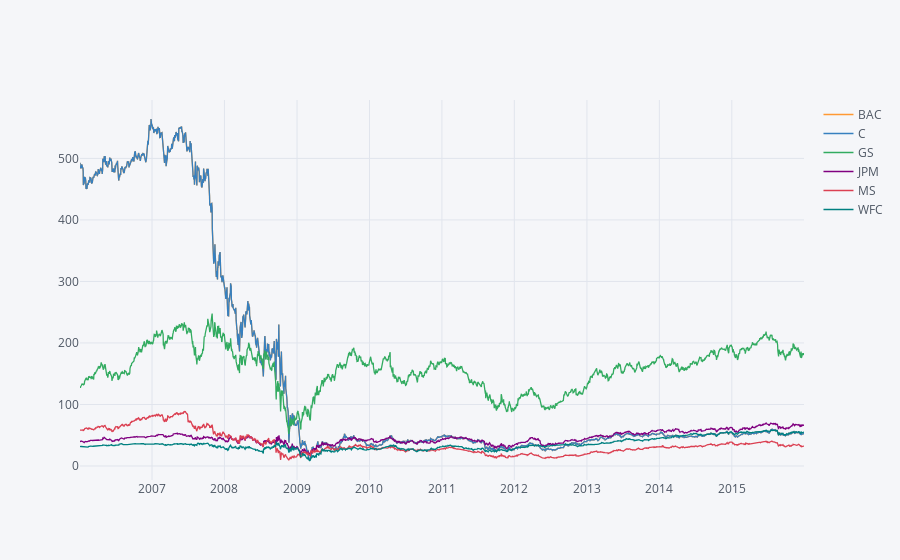

The code cell stored with this chart in its notebook:
### Markdown cell above
** Create a line plot showing Close price for each bank for the entire index of time. (Hint: Try using a for loop, or use [.xs](http://pandas.pydata.org/pandas-docs/stable/generated/pandas.DataFrame.xs.html) to get a cross section of the data.)**

### Code cell
bank_stocks.xs(key='Close',axis=1,level='Stock Info').iplot()

### Figure 1 — Plotly figure (JSON) as saved in the notebook; plotly's stock layout.template omitted (floating-point values rounded to 4 significant figures; data arrays with more than 128 entries replaced by an {"elided": "..."} marker saying what was removed)
{"data": [{"line": {"color": "rgba(255, 153, 51, 1.0)", "dash": "solid", "shape": "linear", "width": 1.3}, "mode": "lines", "name": "BAC", "text": "", "type": "scatter", "uid": "e6cc8753-3555-4885-a829-24bba05f59e4", "x": {"elided": "2517 str values"}, "y": {"elided": "2517 float values"}}, {"line": {"color": "rgba(55, 128, 191, 1.0)", "dash": "solid", "shape": "linear", "width": 1.3}, "mode": "lines", "name": "C", "text": "", "type": "scatter", "uid": "ae04b659-4649-4f66-91f3-f0cc0149bc1c", "x": {"elided": "2517 str values"}, "y": {"elided": "2517 float values"}}, {"line": {"color": "rgba(50, 171, 96, 1.0)", "dash": "solid", "shape": "linear", "width": 1.3}, "mode": "lines", "name": "GS", "text": "", "type": "scatter", "uid": "6b70748b-26c7-4d57-829f-7dc94e0a1374", "x": {"elided": "2517 str values"}, "y": {"elided": "2517 float values"}}, {"line": {"color": "rgba(128, 0, 128, 1.0)", "dash": "solid", "shape": "linear", "width": 1.3}, "mode": "lines", "name": "JPM", "text": "", "type": "scatter", "uid": "78b6d37c-acfa-4490-b99a-63bd92d808cb", "x": {"elided": "2517 str values"}, "y": {"elided": "2517 float values"}}, {"line": {"color": "rgba(219, 64, 82, 1.0)", "dash": "solid", "shape": "linear", "width": 1.3}, "mode": "lines", "name": "MS", "text": "", "type": "scatter", "uid": "5e04eaa0-b0cc-44b8-af7e-1f505766e855", "x": {"elided": "2517 str values"}, "y": {"elided": "2517 float values"}}, {"line": {"color": "rgba(0, 128, 128, 1.0)", "dash": "solid", "shape": "linear", "width": 1.3}, "mode": "lines", "name": "WFC", "text": "", "type": "scatter", "uid": "512dc9e9-edc0-4f45-9b91-18e8c1ab74a7", "x": {"elided": "2517 str values"}, "y": {"elided": "2517 float values"}}], "layout": {"legend": {"bgcolor": "#F5F6F9", "font": {"color": "#4D5663"}}, "paper_bgcolor": "#F5F6F9", "plot_bgcolor": "#F5F6F9", "title": {"font": {"color": "#4D5663"}}, "xaxis": {"gridcolor": "#E1E5ED", "showgrid": true, "tickfont": {"color": "#4D5663"}, "title": {"font": {"color": "#4D5663"}, "text": ""}, "zerolinecolor": "#E1E5ED"}, "yaxis": {"gridcolor": "#E1E5ED", "showgrid": true, "tickfont": {"color": "#4D5663"}, "title": {"font": {"color": "#4D5663"}, "text": ""}, "zerolinecolor": "#E1E5ED"}}}
